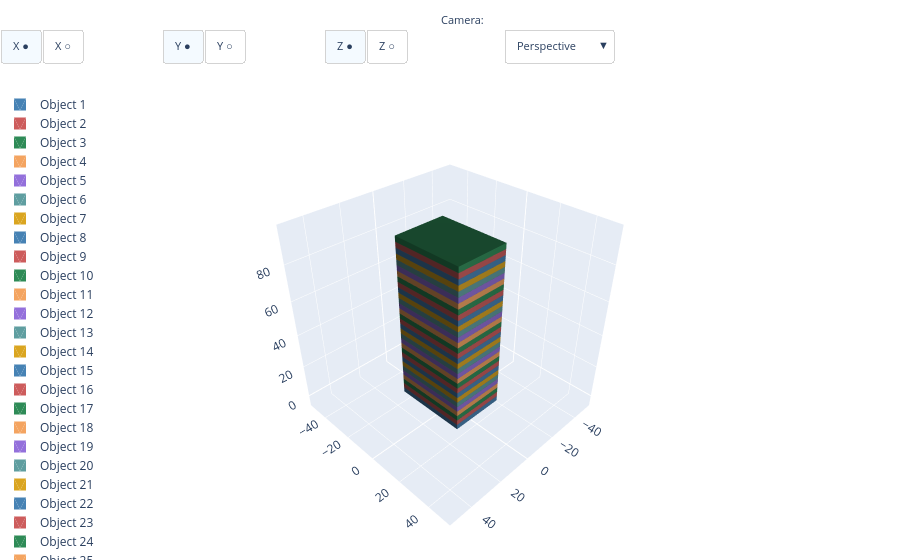

Notebook code cell kept with this figure:
### Markdown cell above
#### Solução 02

### Code cell
import cadquery as cq

cota_inicial = 0
pap = 3
n_pav = 30

lista_pav = []
for i in range(n_pav + 1):
    cota_atual = round(cota_inicial + (pap * i), 2)

    pav = (
        cq.Workplane(
                    "XY", 
                     origin=(0,0, cota_atual) # desloca o plano de desenho para a cota atula, não precisa usar translate
                     ) 
        .rect(30, 40)        # desenha o retângulo no plano XY
        .extrude(pap)        # extrusão em Z pelo valor de pap
    )

    lista_pav.append(pav)
    # print(f"Cota do pavimento {i} = {cota_atual}")

show(lista_pav)

### Figure 1 — Plotly figure (JSON) as saved in the notebook; plotly's stock layout.template omitted (floating-point values rounded to 4 significant figures)
{"data": [{"color": "steelblue", "flatshading": true, "i": [2, 3, 7, 7, 10, 11, 15, 15, 18, 18, 22, 22], "j": [1, 2, 5, 6, 9, 10, 13, 14, 17, 16, 20, 23], "k": [0, 0, 4, 5, 8, 8, 12, 13, 16, 19, 21, 20], "lighting": {"ambient": 0.4, "diffuse": 0.8, "specular": 0.2}, "name": "Object 1", "opacity": 1, "showlegend": true, "type": "mesh3d", "x": [-15, -15, 15, 15, 15, 15, 15, 15, 15, 15, -15, -15, -15, -15, -15, -15, -15, 15, 15, -15, -15, 15, 15, -15], "y": [-20, -20, -20, -20, -20, -20, 20, 20, 20, 20, 20, 20, 20, 20, -20, -20, -20, -20, 20, 20, -20, -20, 20, 20], "z": [0, 3, 3, 0, 0, 3, 3, 0, 0, 3, 3, 0, 0, 3, 3, 0, 0, 0, 0, 0, 3, 3, 3, 3]}, {"color": "indianred", "flatshading": true, "i": [2, 3, 7, 7, 10, 11, 15, 15, 18, 18, 22, 22], "j": [1, 2, 5, 6, 9, 10, 13, 14, 17, 16, 20, 23], "k": [0, 0, 4, 5, 8, 8, 12, 13, 16, 19, 21, 20], "lighting": {"ambient": 0.4, "diffuse": 0.8, "specular": 0.2}, "name": "Object 2", "opacity": 1, "showlegend": true, "type": "mesh3d", "x": [-15, -15, 15, 15, 15, 15, 15, 15, 15, 15, -15, -15, -15, -15, -15, -15, -15, 15, 15, -15, -15, 15, 15, -15], "y": [-20, -20, -20, -20, -20, -20, 20, 20, 20, 20, 20, 20, 20, 20, -20, -20, -20, -20, 20, 20, -20, -20, 20, 20], "z": [3, 6, 6, 3, 3, 6, 6, 3, 3, 6, 6, 3, 3, 6, 6, 3, 3, 3, 3, 3, 6, 6, 6, 6]}, {"color": "seagreen", "flatshading": true, "i": [2, 3, 7, 7, 10, 11, 15, 15, 18, 18, 22, 22], "j": [1, 2, 5, 6, 9, 10, 13, 14, 17, 16, 20, 23], "k": [0, 0, 4, 5, 8, 8, 12, 13, 16, 19, 21, 20], "lighting": {"ambient": 0.4, "diffuse": 0.8, "specular": 0.2}, "name": "Object 3", "opacity": 1, "showlegend": true, "type": "mesh3d", "x": [-15, -15, 15, 15, 15, 15, 15, 15, 15, 15, -15, -15, -15, -15, -15, -15, -15, 15, 15, -15, -15, 15, 15, -15], "y": [-20, -20, -20, -20, -20, -20, 20, 20, 20, 20, 20, 20, 20, 20, -20, -20, -20, -20, 20, 20, -20, -20, 20, 20], "z": [6, 9, 9, 6, 6, 9, 9, 6, 6, 9, 9, 6, 6, 9, 9, 6, 6, 6, 6, 6, 9, 9, 9, 9]}, {"color": "sandybrown", "flatshading": true, "i": [2, 3, 7, 7, 10, 11, 15, 15, 18, 18, 22, 22], "j": [1, 2, 5, 6, 9, 10, 13, 14, 17, 16, 20, 23], "k": [0, 0, 4, 5, 8, 8, 12, 13, 16, 19, 21, 20], "lighting": {"ambient": 0.4, "diffuse": 0.8, "specular": 0.2}, "name": "Object 4", "opacity": 1, "showlegend": true, "type": "mesh3d", "x": [-15, -15, 15, 15, 15, 15, 15, 15, 15, 15, -15, -15, -15, -15, -15, -15, -15, 15, 15, -15, -15, 15, 15, -15], "y": [-20, -20, -20, -20, -20, -20, 20, 20, 20, 20, 20, 20, 20, 20, -20, -20, -20, -20, 20, 20, -20, -20, 20, 20], "z": [9, 12, 12, 9, 9, 12, 12, 9, 9, 12, 12, 9, 9, 12, 12, 9, 9, 9, 9, 9, 12, 12, 12, 12]}, {"color": "mediumpurple", "flatshading": true, "i": [2, 3, 7, 7, 10, 11, 15, 15, 18, 18, 22, 22], "j": [1, 2, 5, 6, 9, 10, 13, 14, 17, 16, 20, 23], "k": [0, 0, 4, 5, 8, 8, 12, 13, 16, 19, 21, 20], "lighting": {"ambient": 0.4, "diffuse": 0.8, "specular": 0.2}, "name": "Object 5", "opacity": 1, "showlegend": true, "type": "mesh3d", "x": [-15, -15, 15, 15, 15, 15, 15, 15, 15, 15, -15, -15, -15, -15, -15, -15, -15, 15, 15, -15, -15, 15, 15, -15], "y": [-20, -20, -20, -20, -20, -20, 20, 20, 20, 20, 20, 20, 20, 20, -20, -20, -20, -20, 20, 20, -20, -20, 20, 20], "z": [12, 15, 15, 12, 12, 15, 15, 12, 12, 15, 15, 12, 12, 15, 15, 12, 12, 12, 12, 12, 15, 15, 15, 15]}, {"color": "cadetblue", "flatshading": true, "i": [2, 3, 7, 7, 10, 11, 15, 15, 18, 18, 22, 22], "j": [1, 2, 5, 6, 9, 10, 13, 14, 17, 16, 20, 23], "k": [0, 0, 4, 5, 8, 8, 12, 13, 16, 19, 21, 20], "lighting": {"ambient": 0.4, "diffuse": 0.8, "specular": 0.2}, "name": "Object 6", "opacity": 1, "showlegend": true, "type": "mesh3d", "x": [-15, -15, 15, 15, 15, 15, 15, 15, 15, 15, -15, -15, -15, -15, -15, -15, -15, 15, 15, -15, -15, 15, 15, -15], "y": [-20, -20, -20, -20, -20, -20, 20, 20, 20, 20, 20, 20, 20, 20, -20, -20, -20, -20, 20, 20, -20, -20, 20, 20], "z": [15, 18, 18, 15, 15, 18, 18, 15, 15, 18, 18, 15, 15, 18, 18, 15, 15, 15, 15, 15, 18, 18, 18, 18]}, {"color": "goldenrod", "flatshading": true, "i": [2, 3, 7, 7, 10, 11, 15, 15, 18, 18, 22, 22], "j": [1, 2, 5, 6, 9, 10, 13, 14, 17, 16, 20, 23], "k": [0, 0, 4, 5, 8, 8, 12, 13, 16, 19, 21, 20], "lighting": {"ambient": 0.4, "diffuse": 0.8, "specular": 0.2}, "name": "Object 7", "opacity": 1, "showlegend": true, "type": "mesh3d", "x": [-15, -15, 15, 15, 15, 15, 15, 15, 15, 15, -15, -15, -15, -15, -15, -15, -15, 15, 15, -15, -15, 15, 15, -15], "y": [-20, -20, -20, -20, -20, -20, 20, 20, 20, 20, 20, 20, 20, 20, -20, -20, -20, -20, 20, 20, -20, -20, 20, 20], "z": [18, 21, 21, 18, 18, 21, 21, 18, 18, 21, 21, 18, 18, 21, 21, 18, 18, 18, 18, 18, 21, 21, 21, 21]}, {"color": "steelblue", "flatshading": true, "i": [2, 3, 7, 7, 10, 11, 15, 15, 18, 18, 22, 22], "j": [1, 2, 5, 6, 9, 10, 13, 14, 17, 16, 20, 23], "k": [0, 0, 4, 5, 8, 8, 12, 13, 16, 19, 21, 20], "lighting": {"ambient": 0.4, "diffuse": 0.8, "specular": 0.2}, "name": "Object 8", "opacity": 1, "showlegend": true, "type": "mesh3d", "x": [-15, -15, 15, 15, 15, 15, 15, 15, 15, 15, -15, -15, -15, -15, -15, -15, -15, 15, 15, -15, -15, 15, 15, -15], "y": [-20, -20, -20, -20, -20, -20, 20, 20, 20, 20, 20, 20, 20, 20, -20, -20, -20, -20, 20, 20, -20, -20, 20, 20], "z": [21, 24, 24, 21, 21, 24, 24, 21, 21, 24, 24, 21, 21, 24, 24, 21, 21, 21, 21, 21, 24, 24, 24, 24]}, {"color": "indianred", "flatshading": true, "i": [2, 3, 7, 7, 10, 11, 15, 15, 18, 18, 22, 22], "j": [1, 2, 5, 6, 9, 10, 13, 14, 17, 16, 20, 23], "k": [0, 0, 4, 5, 8, 8, 12, 13, 16, 19, 21, 20], "lighting": {"ambient": 0.4, "diffuse": 0.8, "specular": 0.2}, "name": "Object 9", "opacity": 1, "showlegend": true, "type": "mesh3d", "x": [-15, -15, 15, 15, 15, 15, 15, 15, 15, 15, -15, -15, -15, -15, -15, -15, -15, 15, 15, -15, -15, 15, 15, -15], "y": [-20, -20, -20, -20, -20, -20, 20, 20, 20, 20, 20, 20, 20, 20, -20, -20, -20, -20, 20, 20, -20, -20, 20, 20], "z": [24, 27, 27, 24, 24, 27, 27, 24, 24, 27, 27, 24, 24, 27, 27, 24, 24, 24, 24, 24, 27, 27, 27, 27]}, {"color": "seagreen", "flatshading": true, "i": [2, 3, 7, 7, 10, 11, 15, 15, 18, 18, 22, 22], "j": [1, 2, 5, 6, 9, 10, 13, 14, 17, 16, 20, 23], "k": [0, 0, 4, 5, 8, 8, 12, 13, 16, 19, 21, 20], "lighting": {"ambient": 0.4, "diffuse": 0.8, "specular": 0.2}, "name": "Object 10", "opacity": 1, "showlegend": true, "type": "mesh3d", "x": [-15, -15, 15, 15, 15, 15, 15, 15, 15, 15, -15, -15, -15, -15, -15, -15, -15, 15, 15, -15, -15, 15, 15, -15], "y": [-20, -20, -20, -20, -20, -20, 20, 20, 20, 20, 20, 20, 20, 20, -20, -20, -20, -20, 20, 20, -20, -20, 20, 20], "z": [27, 30, 30, 27, 27, 30, 30, 27, 27, 30, 30, 27, 27, 30, 30, 27, 27, 27, 27, 27, 30, 30, 30, 30]}, {"color": "sandybrown", "flatshading": true, "i": [2, 3, 7, 7, 10, 11, 15, 15, 18, 18, 22, 22], "j": [1, 2, 5, 6, 9, 10, 13, 14, 17, 16, 20, 23], "k": [0, 0, 4, 5, 8, 8, 12, 13, 16, 19, 21, 20], "lighting": {"ambient": 0.4, "diffuse": 0.8, "specular": 0.2}, "name": "Object 11", "opacity": 1, "showlegend": true, "type": "mesh3d", "x": [-15, -15, 15, 15, 15, 15, 15, 15, 15, 15, -15, -15, -15, -15, -15, -15, -15, 15, 15, -15, -15, 15, 15, -15], "y": [-20, -20, -20, -20, -20, -20, 20, 20, 20, 20, 20, 20, 20, 20, -20, -20, -20, -20, 20, 20, -20, -20, 20, 20], "z": [30, 33, 33, 30, 30, 33, 33, 30, 30, 33, 33, 30, 30, 33, 33, 30, 30, 30, 30, 30, 33, 33, 33, 33]}, {"color": "mediumpurple", "flatshading": true, "i": [2, 3, 7, 7, 10, 11, 15, 15, 18, 18, 22, 22], "j": [1, 2, 5, 6, 9, 10, 13, 14, 17, 16, 20, 23], "k": [0, 0, 4, 5, 8, 8, 12, 13, 16, 19, 21, 20], "lighting": {"ambient": 0.4, "diffuse": 0.8, "specular": 0.2}, "name": "Object 12", "opacity": 1, "showlegend": true, "type": "mesh3d", "x": [-15, -15, 15, 15, 15, 15, 15, 15, 15, 15, -15, -15, -15, -15, -15, -15, -15, 15, 15, -15, -15, 15, 15, -15], "y": [-20, -20, -20, -20, -20, -20, 20, 20, 20, 20, 20, 20, 20, 20, -20, -20, -20, -20, 20, 20, -20, -20, 20, 20], "z": [33, 36, 36, 33, 33, 36, 36, 33, 33, 36, 36, 33, 33, 36, 36, 33, 33, 33, 33, 33, 36, 36, 36, 36]}, {"color": "cadetblue", "flatshading": true, "i": [2, 3, 7, 7, 10, 11, 15, 15, 18, 18, 22, 22], "j": [1, 2, 5, 6, 9, 10, 13, 14, 17, 16, 20, 23], "k": [0, 0, 4, 5, 8, 8, 12, 13, 16, 19, 21, 20], "lighting": {"ambient": 0.4, "diffuse": 0.8, "specular": 0.2}, "name": "Object 13", "opacity": 1, "showlegend": true, "type": "mesh3d", "x": [-15, -15, 15, 15, 15, 15, 15, 15, 15, 15, -15, -15, -15, -15, -15, -15, -15, 15, 15, -15, -15, 15, 15, -15], "y": [-20, -20, -20, -20, -20, -20, 20, 20, 20, 20, 20, 20, 20, 20, -20, -20, -20, -20, 20, 20, -20, -20, 20, 20], "z": [36, 39, 39, 36, 36, 39, 39, 36, 36, 39, 39, 36, 36, 39, 39, 36, 36, 36, 36, 36, 39, 39, 39, 39]}, {"color": "goldenrod", "flatshading": true, "i": [2, 3, 7, 7, 10, 11, 15, 15, 18, 18, 22, 22], "j": [1, 2, 5, 6, 9, 10, 13, 14, 17, 16, 20, 23], "k": [0, 0, 4, 5, 8, 8, 12, 13, 16, 19, 21, 20], "lighting": {"ambient": 0.4, "diffuse": 0.8, "specular": 0.2}, "name": "Object 14", "opacity": 1, "showlegend": true, "type": "mesh3d", "x": [-15, -15, 15, 15, 15, 15, 15, 15, 15, 15, -15, -15, -15, -15, -15, -15, -15, 15, 15, -15, -15, 15, 15, -15], "y": [-20, -20, -20, -20, -20, -20, 20, 20, 20, 20, 20, 20, 20, 20, -20, -20, -20, -20, 20, 20, -20, -20, 20, 20], "z": [39, 42, 42, 39, 39, 42, 42, 39, 39, 42, 42, 39, 39, 42, 42, 39, 39, 39, 39, 39, 42, 42, 42, 42]}, {"color": "steelblue", "flatshading": true, "i": [2, 3, 7, 7, 10, 11, 15, 15, 18, 18, 22, 22], "j": [1, 2, 5, 6, 9, 10, 13, 14, 17, 16, 20, 23], "k": [0, 0, 4, 5, 8, 8, 12, 13, 16, 19, 21, 20], "lighting": {"ambient": 0.4, "diffuse": 0.8, "specular": 0.2}, "name": "Object 15", "opacity": 1, "showlegend": true, "type": "mesh3d", "x": [-15, -15, 15, 15, 15, 15, 15, 15, 15, 15, -15, -15, -15, -15, -15, -15, -15, 15, 15, -15, -15, 15, 15, -15], "y": [-20, -20, -20, -20, -20, -20, 20, 20, 20, 20, 20, 20, 20, 20, -20, -20, -20, -20, 20, 20, -20, -20, 20, 20], "z": [42, 45, 45, 42, 42, 45, 45, 42, 42, 45, 45, 42, 42, 45, 45, 42, 42, 42, 42, 42, 45, 45, 45, 45]}, {"color": "indianred", "flatshading": true, "i": [2, 3, 7, 7, 10, 11, 15, 15, 18, 18, 22, 22], "j": [1, 2, 5, 6, 9, 10, 13, 14, 17, 16, 20, 23], "k": [0, 0, 4, 5, 8, 8, 12, 13, 16, 19, 21, 20], "lighting": {"ambient": 0.4, "diffuse": 0.8, "specular": 0.2}, "name": "Object 16", "opacity": 1, "showlegend": true, "type": "mesh3d", "x": [-15, -15, 15, 15, 15, 15, 15, 15, 15, 15, -15, -15, -15, -15, -15, -15, -15, 15, 15, -15, -15, 15, 15, -15], "y": [-20, -20, -20, -20, -20, -20, 20, 20, 20, 20, 20, 20, 20, 20, -20, -20, -20, -20, 20, 20, -20, -20, 20, 20], "z": [45, 48, 48, 45, 45, 48, 48, 45, 45, 48, 48, 45, 45, 48, 48, 45, 45, 45, 45, 45, 48, 48, 48, 48]}, {"color": "seagreen", "flatshading": true, "i": [2, 3, 7, 7, 10, 11, 15, 15, 18, 18, 22, 22], "j": [1, 2, 5, 6, 9, 10, 13, 14, 17, 16, 20, 23], "k": [0, 0, 4, 5, 8, 8, 12, 13, 16, 19, 21, 20], "lighting": {"ambient": 0.4, "diffuse": 0.8, "specular": 0.2}, "name": "Object 17", "opacity": 1, "showlegend": true, "type": "mesh3d", "x": [-15, -15, 15, 15, 15, 15, 15, 15, 15, 15, -15, -15, -15, -15, -15, -15, -15, 15, 15, -15, -15, 15, 15, -15], "y": [-20, -20, -20, -20, -20, -20, 20, 20, 20, 20, 20, 20, 20, 20, -20, -20, -20, -20, 20, 20, -20, -20, 20, 20], "z": [48, 51, 51, 48, 48, 51, 51, 48, 48, 51, 51, 48, 48, 51, 51, 48, 48, 48, 48, 48, 51, 51, 51, 51]}, {"color": "sandybrown", "flatshading": true, "i": [2, 3, 7, 7, 10, 11, 15, 15, 18, 18, 22, 22], "j": [1, 2, 5, 6, 9, 10, 13, 14, 17, 16, 20, 23], "k": [0, 0, 4, 5, 8, 8, 12, 13, 16, 19, 21, 20], "lighting": {"ambient": 0.4, "diffuse": 0.8, "specular": 0.2}, "name": "Object 18", "opacity": 1, "showlegend": true, "type": "mesh3d", "x": [-15, -15, 15, 15, 15, 15, 15, 15, 15, 15, -15, -15, -15, -15, -15, -15, -15, 15, 15, -15, -15, 15, 15, -15], "y": [-20, -20, -20, -20, -20, -20, 20, 20, 20, 20, 20, 20, 20, 20, -20, -20, -20, -20, 20, 20, -20, -20, 20, 20], "z": [51, 54, 54, 51, 51, 54, 54, 51, 51, 54, 54, 51, 51, 54, 54, 51, 51, 51, 51, 51, 54, 54, 54, 54]}, {"color": "mediumpurple", "flatshading": true, "i": [2, 3, 7, 7, 10, 11, 15, 15, 18, 18, 22, 22], "j": [1, 2, 5, 6, 9, 10, 13, 14, 17, 16, 20, 23], "k": [0, 0, 4, 5, 8, 8, 12, 13, 16, 19, 21, 20], "lighting": {"ambient": 0.4, "diffuse": 0.8, "specular": 0.2}, "name": "Object 19", "opacity": 1, "showlegend": true, "type": "mesh3d", "x": [-15, -15, 15, 15, 15, 15, 15, 15, 15, 15, -15, -15, -15, -15, -15, -15, -15, 15, 15, -15, -15, 15, 15, -15], "y": [-20, -20, -20, -20, -20, -20, 20, 20, 20, 20, 20, 20, 20, 20, -20, -20, -20, -20, 20, 20, -20, -20, 20, 20], "z": [54, 57, 57, 54, 54, 57, 57, 54, 54, 57, 57, 54, 54, 57, 57, 54, 54, 54, 54, 54, 57, 57, 57, 57]}, {"color": "cadetblue", "flatshading": true, "i": [2, 3, 7, 7, 10, 11, 15, 15, 18, 18, 22, 22], "j": [1, 2, 5, 6, 9, 10, 13, 14, 17, 16, 20, 23], "k": [0, 0, 4, 5, 8, 8, 12, 13, 16, 19, 21, 20], "lighting": {"ambient": 0.4, "diffuse": 0.8, "specular": 0.2}, "name": "Object 20", "opacity": 1, "showlegend": true, "type": "mesh3d", "x": [-15, -15, 15, 15, 15, 15, 15, 15, 15, 15, -15, -15, -15, -15, -15, -15, -15, 15, 15, -15, -15, 15, 15, -15], "y": [-20, -20, -20, -20, -20, -20, 20, 20, 20, 20, 20, 20, 20, 20, -20, -20, -20, -20, 20, 20, -20, -20, 20, 20], "z": [57, 60, 60, 57, 57, 60, 60, 57, 57, 60, 60, 57, 57, 60, 60, 57, 57, 57, 57, 57, 60, 60, 60, 60]}, {"color": "goldenrod", "flatshading": true, "i": [2, 3, 7, 7, 10, 11, 15, 15, 18, 18, 22, 22], "j": [1, 2, 5, 6, 9, 10, 13, 14, 17, 16, 20, 23], "k": [0, 0, 4, 5, 8, 8, 12, 13, 16, 19, 21, 20], "lighting": {"ambient": 0.4, "diffuse": 0.8, "specular": 0.2}, "name": "Object 21", "opacity": 1, "showlegend": true, "type": "mesh3d", "x": [-15, -15, 15, 15, 15, 15, 15, 15, 15, 15, -15, -15, -15, -15, -15, -15, -15, 15, 15, -15, -15, 15, 15, -15], "y": [-20, -20, -20, -20, -20, -20, 20, 20, 20, 20, 20, 20, 20, 20, -20, -20, -20, -20, 20, 20, -20, -20, 20, 20], "z": [60, 63, 63, 60, 60, 63, 63, 60, 60, 63, 63, 60, 60, 63, 63, 60, 60, 60, 60, 60, 63, 63, 63, 63]}, {"color": "steelblue", "flatshading": true, "i": [2, 3, 7, 7, 10, 11, 15, 15, 18, 18, 22, 22], "j": [1, 2, 5, 6, 9, 10, 13, 14, 17, 16, 20, 23], "k": [0, 0, 4, 5, 8, 8, 12, 13, 16, 19, 21, 20], "lighting": {"ambient": 0.4, "diffuse": 0.8, "specular": 0.2}, "name": "Object 22", "opacity": 1, "showlegend": true, "type": "mesh3d", "x": [-15, -15, 15, 15, 15, 15, 15, 15, 15, 15, -15, -15, -15, -15, -15, -15, -15, 15, 15, -15, -15, 15, 15, -15], "y": [-20, -20, -20, -20, -20, -20, 20, 20, 20, 20, 20, 20, 20, 20, -20, -20, -20, -20, 20, 20, -20, -20, 20, 20], "z": [63, 66, 66, 63, 63, 66, 66, 63, 63, 66, 66, 63, 63, 66, 66, 63, 63, 63, 63, 63, 66, 66, 66, 66]}, {"color": "indianred", "flatshading": true, "i": [2, 3, 7, 7, 10, 11, 15, 15, 18, 18, 22, 22], "j": [1, 2, 5, 6, 9, 10, 13, 14, 17, 16, 20, 23], "k": [0, 0, 4, 5, 8, 8, 12, 13, 16, 19, 21, 20], "lighting": {"ambient": 0.4, "diffuse": 0.8, "specular": 0.2}, "name": "Object 23", "opacity": 1, "showlegend": true, "type": "mesh3d", "x": [-15, -15, 15, 15, 15, 15, 15, 15, 15, 15, -15, -15, -15, -15, -15, -15, -15, 15, 15, -15, -15, 15, 15, -15], "y": [-20, -20, -20, -20, -20, -20, 20, 20, 20, 20, 20, 20, 20, 20, -20, -20, -20, -20, 20, 20, -20, -20, 20, 20], "z": [66, 69, 69, 66, 66, 69, 69, 66, 66, 69, 69, 66, 66, 69, 69, 66, 66, 66, 66, 66, 69, 69, 69, 69]}, {"color": "seagreen", "flatshading": true, "i": [2, 3, 7, 7, 10, 11, 15, 15, 18, 18, 22, 22], "j": [1, 2, 5, 6, 9, 10, 13, 14, 17, 16, 20, 23], "k": [0, 0, 4, 5, 8, 8, 12, 13, 16, 19, 21, 20], "lighting": {"ambient": 0.4, "diffuse": 0.8, "specular": 0.2}, "name": "Object 24", "opacity": 1, "showlegend": true, "type": "mesh3d", "x": [-15, -15, 15, 15, 15, 15, 15, 15, 15, 15, -15, -15, -15, -15, -15, -15, -15, 15, 15, -15, -15, 15, 15, -15], "y": [-20, -20, -20, -20, -20, -20, 20, 20, 20, 20, 20, 20, 20, 20, -20, -20, -20, -20, 20, 20, -20, -20, 20, 20], "z": [69, 72, 72, 69, 69, 72, 72, 69, 69, 72, 72, 69, 69, 72, 72, 69, 69, 69, 69, 69, 72, 72, 72, 72]}, {"color": "sandybrown", "flatshading": true, "i": [2, 3, 7, 7, 10, 11, 15, 15, 18, 18, 22, 22], "j": [1, 2, 5, 6, 9, 10, 13, 14, 17, 16, 20, 23], "k": [0, 0, 4, 5, 8, 8, 12, 13, 16, 19, 21, 20], "lighting": {"ambient": 0.4, "diffuse": 0.8, "specular": 0.2}, "name": "Object 25", "opacity": 1, "showlegend": true, "type": "mesh3d", "x": [-15, -15, 15, 15, 15, 15, 15, 15, 15, 15, -15, -15, -15, -15, -15, -15, -15, 15, 15, -15, -15, 15, 15, -15], "y": [-20, -20, -20, -20, -20, -20, 20, 20, 20, 20, 20, 20, 20, 20, -20, -20, -20, -20, 20, 20, -20, -20, 20, 20], "z": [72, 75, 75, 72, 72, 75, 75, 72, 72, 75, 75, 72, 72, 75, 75, 72, 72, 72, 72, 72, 75, 75, 75, 75]}, {"color": "mediumpurple", "flatshading": true, "i": [2, 3, 7, 7, 10, 11, 15, 15, 18, 18, 22, 22], "j": [1, 2, 5, 6, 9, 10, 13, 14, 17, 16, 20, 23], "k": [0, 0, 4, 5, 8, 8, 12, 13, 16, 19, 21, 20], "lighting": {"ambient": 0.4, "diffuse": 0.8, "specular": 0.2}, "name": "Object 26", "opacity": 1, "showlegend": true, "type": "mesh3d", "x": [-15, -15, 15, 15, 15, 15, 15, 15, 15, 15, -15, -15, -15, -15, -15, -15, -15, 15, 15, -15, -15, 15, 15, -15], "y": [-20, -20, -20, -20, -20, -20, 20, 20, 20, 20, 20, 20, 20, 20, -20, -20, -20, -20, 20, 20, -20, -20, 20, 20], "z": [75, 78, 78, 75, 75, 78, 78, 75, 75, 78, 78, 75, 75, 78, 78, 75, 75, 75, 75, 75, 78, 78, 78, 78]}, {"color": "cadetblue", "flatshading": true, "i": [2, 3, 7, 7, 10, 11, 15, 15, 18, 18, 22, 22], "j": [1, 2, 5, 6, 9, 10, 13, 14, 17, 16, 20, 23], "k": [0, 0, 4, 5, 8, 8, 12, 13, 16, 19, 21, 20], "lighting": {"ambient": 0.4, "diffuse": 0.8, "specular": 0.2}, "name": "Object 27", "opacity": 1, "showlegend": true, "type": "mesh3d", "x": [-15, -15, 15, 15, 15, 15, 15, 15, 15, 15, -15, -15, -15, -15, -15, -15, -15, 15, 15, -15, -15, 15, 15, -15], "y": [-20, -20, -20, -20, -20, -20, 20, 20, 20, 20, 20, 20, 20, 20, -20, -20, -20, -20, 20, 20, -20, -20, 20, 20], "z": [78, 81, 81, 78, 78, 81, 81, 78, 78, 81, 81, 78, 78, 81, 81, 78, 78, 78, 78, 78, 81, 81, 81, 81]}, {"color": "goldenrod", "flatshading": true, "i": [2, 3, 7, 7, 10, 11, 15, 15, 18, 18, 22, 22], "j": [1, 2, 5, 6, 9, 10, 13, 14, 17, 16, 20, 23], "k": [0, 0, 4, 5, 8, 8, 12, 13, 16, 19, 21, 20], "lighting": {"ambient": 0.4, "diffuse": 0.8, "specular": 0.2}, "name": "Object 28", "opacity": 1, "showlegend": true, "type": "mesh3d", "x": [-15, -15, 15, 15, 15, 15, 15, 15, 15, 15, -15, -15, -15, -15, -15, -15, -15, 15, 15, -15, -15, 15, 15, -15], "y": [-20, -20, -20, -20, -20, -20, 20, 20, 20, 20, 20, 20, 20, 20, -20, -20, -20, -20, 20, 20, -20, -20, 20, 20], "z": [81, 84, 84, 81, 81, 84, 84, 81, 81, 84, 84, 81, 81, 84, 84, 81, 81, 81, 81, 81, 84, 84, 84, 84]}, {"color": "steelblue", "flatshading": true, "i": [2, 3, 7, 7, 10, 11, 15, 15, 18, 18, 22, 22], "j": [1, 2, 5, 6, 9, 10, 13, 14, 17, 16, 20, 23], "k": [0, 0, 4, 5, 8, 8, 12, 13, 16, 19, 21, 20], "lighting": {"ambient": 0.4, "diffuse": 0.8, "specular": 0.2}, "name": "Object 29", "opacity": 1, "showlegend": true, "type": "mesh3d", "x": [-15, -15, 15, 15, 15, 15, 15, 15, 15, 15, -15, -15, -15, -15, -15, -15, -15, 15, 15, -15, -15, 15, 15, -15], "y": [-20, -20, -20, -20, -20, -20, 20, 20, 20, 20, 20, 20, 20, 20, -20, -20, -20, -20, 20, 20, -20, -20, 20, 20], "z": [84, 87, 87, 84, 84, 87, 87, 84, 84, 87, 87, 84, 84, 87, 87, 84, 84, 84, 84, 84, 87, 87, 87, 87]}, {"color": "indianred", "flatshading": true, "i": [2, 3, 7, 7, 10, 11, 15, 15, 18, 18, 22, 22], "j": [1, 2, 5, 6, 9, 10, 13, 14, 17, 16, 20, 23], "k": [0, 0, 4, 5, 8, 8, 12, 13, 16, 19, 21, 20], "lighting": {"ambient": 0.4, "diffuse": 0.8, "specular": 0.2}, "name": "Object 30", "opacity": 1, "showlegend": true, "type": "mesh3d", "x": [-15, -15, 15, 15, 15, 15, 15, 15, 15, 15, -15, -15, -15, -15, -15, -15, -15, 15, 15, -15, -15, 15, 15, -15], "y": [-20, -20, -20, -20, -20, -20, 20, 20, 20, 20, 20, 20, 20, 20, -20, -20, -20, -20, 20, 20, -20, -20, 20, 20], "z": [87, 90, 90, 87, 87, 90, 90, 87, 87, 90, 90, 87, 87, 90, 90, 87, 87, 87, 87, 87, 90, 90, 90, 90]}, {"color": "seagreen", "flatshading": true, "i": [2, 3, 7, 7, 10, 11, 15, 15, 18, 18, 22, 22], "j": [1, 2, 5, 6, 9, 10, 13, 14, 17, 16, 20, 23], "k": [0, 0, 4, 5, 8, 8, 12, 13, 16, 19, 21, 20], "lighting": {"ambient": 0.4, "diffuse": 0.8, "specular": 0.2}, "name": "Object 31", "opacity": 1, "showlegend": true, "type": "mesh3d", "x": [-15, -15, 15, 15, 15, 15, 15, 15, 15, 15, -15, -15, -15, -15, -15, -15, -15, 15, 15, -15, -15, 15, 15, -15], "y": [-20, -20, -20, -20, -20, -20, 20, 20, 20, 20, 20, 20, 20, 20, -20, -20, -20, -20, 20, 20, -20, -20, 20, 20], "z": [90, 93, 93, 90, 90, 93, 93, 90, 90, 93, 93, 90, 90, 93, 93, 90, 90, 90, 90, 90, 93, 93, 93, 93]}], "layout": {"annotations": [{"font": {"size": 11}, "showarrow": false, "text": "Axes:", "x": -0.01, "xanchor": "right", "xref": "paper", "y": 1.17, "yref": "paper"}, {"font": {"size": 11}, "showarrow": false, "text": "Camera:", "x": 0.54, "xanchor": "right", "xref": "paper", "y": 1.17, "yref": "paper"}], "legend": {"x": 0, "y": 1}, "margin": {"b": 0, "l": 0, "r": 0, "t": 90}, "scene": {"aspectmode": "manual", "aspectratio": {"x": 1, "y": 1, "z": 1}, "camera": {"eye": {"x": 1.5, "y": 1.5, "z": 1.5}, "projection": {"type": "perspective"}, "up": {"x": 0, "y": 0, "z": 1}}, "xaxis": {"backgroundcolor": "rgb(230, 236, 245)", "gridcolor": "white", "gridwidth": 1, "range": [-53.47, 53.47], "showbackground": true, "showgrid": true, "showline": false, "showspikes": true, "showticklabels": true, "title": {"text": ""}, "zeroline": true, "zerolinecolor": "white", "zerolinewidth": 2}, "yaxis": {"backgroundcolor": "rgb(230, 236, 245)", "gridcolor": "white", "gridwidth": 1, "range": [-53.47, 53.47], "showbackground": true, "showgrid": true, "showline": false, "showspikes": true, "showticklabels": true, "title": {"text": ""}, "zeroline": true, "zerolinecolor": "white", "zerolinewidth": 2}, "zaxis": {"backgroundcolor": "rgb(230, 236, 245)", "gridcolor": "white", "gridwidth": 1, "range": [-6.975, 99.97], "showbackground": true, "showgrid": true, "showline": false, "showspikes": true, "showticklabels": true, "title": {"text": ""}, "zeroline": true, "zerolinecolor": "white", "zerolinewidth": 2}}, "updatemenus": [{"active": 0, "bgcolor": "white", "bordercolor": "lightgray", "buttons": [{"args": [{"scene.xaxis": {"backgroundcolor": "rgb(230, 236, 245)", "gridcolor": "white", "gridwidth": 1, "range": [-53.47, 53.47], "showbackground": true, "showgrid": true, "showline": false, "showspikes": true, "showticklabels": true, "title": {"text": ""}, "zeroline": true, "zerolinecolor": "white", "zerolinewidth": 2}}], "label": "X ●", "method": "relayout"}, {"args": [{"scene.xaxis": {"range": [-53.47, 53.47], "showbackground": false, "showgrid": false, "showline": false, "showspikes": false, "showticklabels": false, "title": {"text": ""}, "zeroline": false}}], "label": "X ○", "method": "relayout"}], "direction": "right", "font": {"size": 11}, "showactive": true, "type": "buttons", "x": 0, "xanchor": "left", "y": 1.13, "yanchor": "top"}, {"active": 0, "bgcolor": "white", "bordercolor": "lightgray", "buttons": [{"args": [{"scene.yaxis": {"backgroundcolor": "rgb(230, 236, 245)", "gridcolor": "white", "gridwidth": 1, "range": [-53.47, 53.47], "showbackground": true, "showgrid": true, "showline": false, "showspikes": true, "showticklabels": true, "title": {"text": ""}, "zeroline": true, "zerolinecolor": "white", "zerolinewidth": 2}}], "label": "Y ●", "method": "relayout"}, {"args": [{"scene.yaxis": {"range": [-53.47, 53.47], "showbackground": false, "showgrid": false, "showline": false, "showspikes": false, "showticklabels": false, "title": {"text": ""}, "zeroline": false}}], "label": "Y ○", "method": "relayout"}], "direction": "right", "font": {"size": 11}, "showactive": true, "type": "buttons", "x": 0.18, "xanchor": "left", "y": 1.13, "yanchor": "top"}, {"active": 0, "bgcolor": "white", "bordercolor": "lightgray", "buttons": [{"args": [{"scene.zaxis": {"backgroundcolor": "rgb(230, 236, 245)", "gridcolor": "white", "gridwidth": 1, "range": [-6.975, 99.97], "showbackground": true, "showgrid": true, "showline": false, "showspikes": true, "showticklabels": true, "title": {"text": ""}, "zeroline": true, "zerolinecolor": "white", "zerolinewidth": 2}}], "label": "Z ●", "method": "relayout"}, {"args": [{"scene.zaxis": {"range": [-6.975, 99.97], "showbackground": false, "showgrid": false, "showline": false, "showspikes": false, "showticklabels": false, "title": {"text": ""}, "zeroline": false}}], "label": "Z ○", "method": "relayout"}], "direction": "right", "font": {"size": 11}, "showactive": true, "type": "buttons", "x": 0.36, "xanchor": "left", "y": 1.13, "yanchor": "top"}, {"active": 0, "bgcolor": "white", "bordercolor": "lightgray", "buttons": [{"args": [{"scene.aspectmode": "manual", "scene.aspectratio": {"x": 1, "y": 1, "z": 1}, "scene.camera": {"eye": {"x": 1.5, "y": 1.5, "z": 1.5}, "projection": {"type": "perspective"}, "up": {"x": 0, "y": 0, "z": 1}}}], "label": "Perspective", "method": "relayout"}, {"args": [{"scene.aspectmode": "manual", "scene.aspectratio": {"x": 1, "y": 1, "z": 1}, "scene.camera": {"eye": {"x": 2.5, "y": 2.5, "z": 2.5}, "projection": {"type": "orthographic"}, "up": {"x": 0, "y": 0, "z": 1}}}], "label": "Orthographic", "method": "relayout"}], "direction": "down", "font": {"size": 11}, "showactive": true, "type": "dropdown", "x": 0.56, "xanchor": "left", "y": 1.13, "yanchor": "top"}]}}
